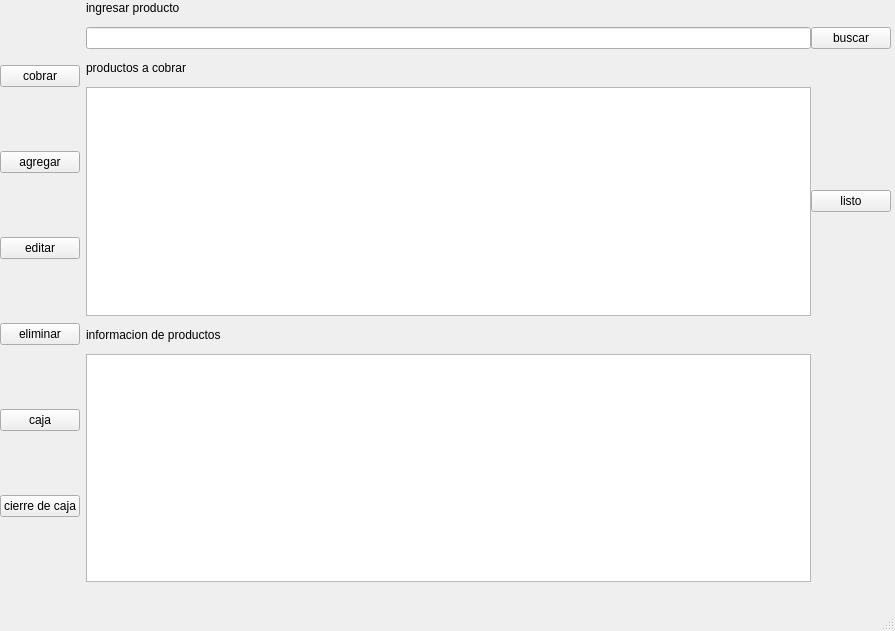
<?xml version="1.0" encoding="UTF-8"?>
<ui version="4.0">
 <class>MainWindow</class>
 <widget class="QMainWindow" name="MainWindow">
  <property name="geometry">
   <rect>
    <x>0</x>
    <y>0</y>
    <width>895</width>
    <height>631</height>
   </rect>
  </property>
  <property name="windowTitle">
   <string>MainWindow</string>
  </property>
  <widget class="QWidget" name="centralwidget">
   <widget class="QWidget" name="horizontalLayoutWidget">
    <property name="geometry">
     <rect>
      <x>0</x>
      <y>1</y>
      <width>891</width>
      <height>581</height>
     </rect>
    </property>
    <layout class="QHBoxLayout" name="horizontalLayout">
     <item>
      <layout class="QVBoxLayout" name="verticalLayout">
       <property name="spacing">
        <number>0</number>
       </property>
       <item>
        <widget class="QPushButton" name="cobrar">
         <property name="maximumSize">
          <size>
           <width>16777215</width>
           <height>16777215</height>
          </size>
         </property>
         <property name="text">
          <string>cobrar</string>
         </property>
        </widget>
       </item>
       <item>
        <widget class="QPushButton" name="pushButton_5">
         <property name="text">
          <string>agregar</string>
         </property>
        </widget>
       </item>
       <item>
        <widget class="QPushButton" name="pushButton_6">
         <property name="text">
          <string>editar</string>
         </property>
        </widget>
       </item>
       <item>
        <widget class="QPushButton" name="pushButton_4">
         <property name="text">
          <string>eliminar</string>
         </property>
        </widget>
       </item>
       <item>
        <widget class="QPushButton" name="pushButton_2">
         <property name="text">
          <string>caja</string>
         </property>
        </widget>
       </item>
       <item>
        <widget class="QPushButton" name="pushButton">
         <property name="text">
          <string>cierre de caja</string>
         </property>
        </widget>
       </item>
      </layout>
     </item>
     <item>
      <layout class="QGridLayout" name="gridLayout_2">
       <property name="sizeConstraint">
        <enum>QLayout::SetFixedSize</enum>
       </property>
       <property name="topMargin">
        <number>0</number>
       </property>
       <property name="horizontalSpacing">
        <number>0</number>
       </property>
       <property name="verticalSpacing">
        <number>12</number>
       </property>
       <item row="0" column="0">
        <widget class="QLabel" name="label_3">
         <property name="text">
          <string>ingresar producto</string>
         </property>
         <property name="alignment">
          <set>Qt::AlignLeading|Qt::AlignLeft|Qt::AlignVCenter</set>
         </property>
        </widget>
       </item>
       <item row="1" column="2">
        <widget class="QPushButton" name="buscar">
         <property name="text">
          <string>buscar</string>
         </property>
        </widget>
       </item>
       <item row="1" column="0">
        <widget class="QLineEdit" name="lineEdit"/>
       </item>
       <item row="5" column="0">
        <widget class="QLabel" name="label_2">
         <property name="text">
          <string>informacion de productos</string>
         </property>
        </widget>
       </item>
       <item row="4" column="2">
        <widget class="QPushButton" name="listo">
         <property name="enabled">
          <bool>true</bool>
         </property>
         <property name="text">
          <string>listo</string>
         </property>
        </widget>
       </item>
       <item row="6" column="0">
        <widget class="QListView" name="listView_2"/>
       </item>
       <item row="4" column="0">
        <widget class="QListView" name="listView"/>
       </item>
       <item row="2" column="0">
        <widget class="QLabel" name="label">
         <property name="text">
          <string>productos a cobrar</string>
         </property>
        </widget>
       </item>
      </layout>
     </item>
    </layout>
   </widget>
  </widget>
  <widget class="QStatusBar" name="statusbar"/>
 </widget>
 <resources/>
 <connections/>
</ui>
